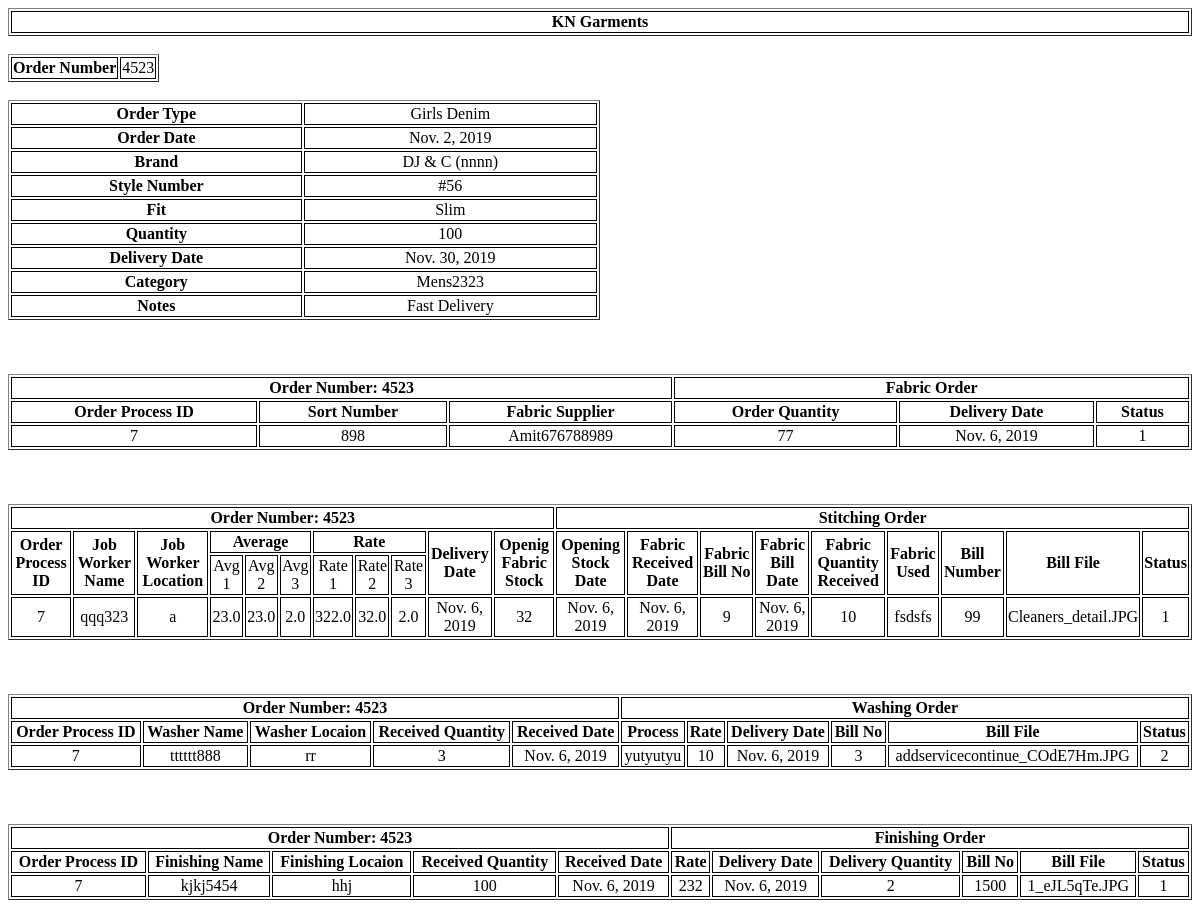
The page /order_summary/7 on the database as committed earlier.
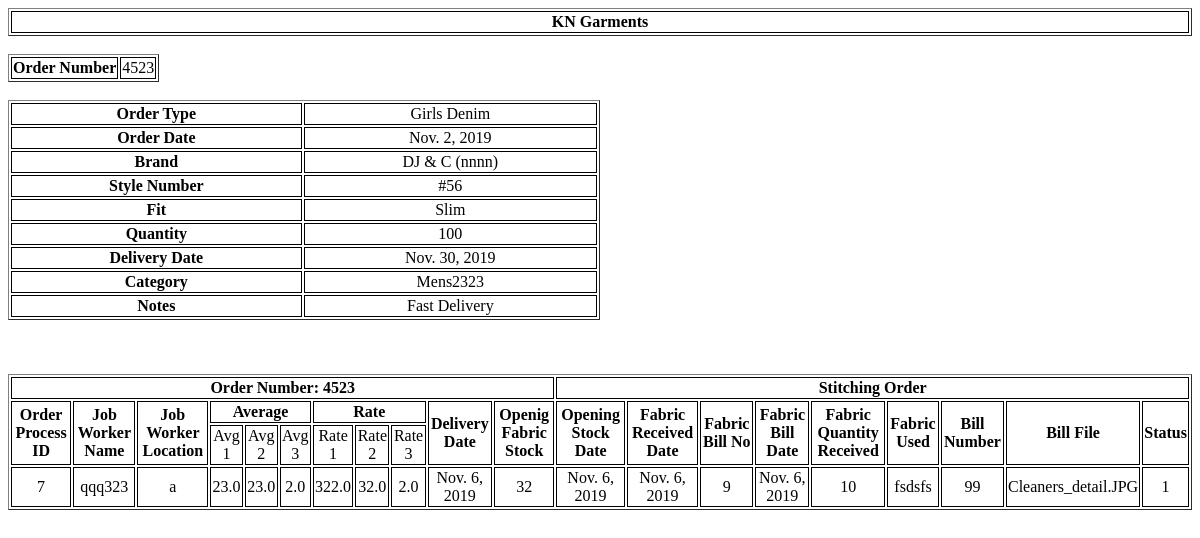
The same page on the database as committed later.
### KNGarment_Order_TrackPro_App/models.py (models this page shows, shortened)
class Orders(models.Model):
    order_order_number = models.CharField(max_length=920)
    order_order_type = models.CharField(max_length=920)
    order_order_brands = models.CharField(max_length=920)
    order_order_style_number = models.CharField(max_length=920)
    order_order_fit = models.CharField(max_length=920)
    order_order_quantity = models.IntegerField()
    order_order_date = models.DateField(default=timezone.now)
    order_delivery_date = models.DateField(default=timezone.now)
    order_order_category = models.CharField(max_length=920)
    order_fit_sample_status = models.CharField(max_length=920)
    order_fit_sample_submitted_date = models.DateField(default=timezone.now)
    order_pps_sample_status = models.CharField(max_length=920)
    order_pps_sample_submitted_date = models.DateField(default=timezone.now)
    order_order_remark = models.CharField(max_length=920,blank=True)
    order_order_date_of_entry = models.DateTimeField(default=timezone.now)
    order_client_id = models.ForeignKey(Client, on_delete = models.CASCADE,default=1)
    def __str__(self):
        return str(self.pk)
    class Meta:
        verbose_name_plural = "Orders List"
        verbose_name = "Order"

class Process(models.Model):
    Paid = 1
    Pending = 2
    PAYMENT_STATUS=((Paid,'Paid'), (Pending,'Pending'))
    process_vendor_name = models.CharField(max_length=920,blank=True)
    process_vendor_location = models.CharField(max_length=920,blank=True)
    process_received_quantity = models.IntegerField(blank=True,null=True)
    process_received_date = models.DateField(default=timezone.now)
    process_delivery_date = models.DateField(default=timezone.now)
    process_bill_number = models.IntegerField(blank=True,default=0)
    process_bill_file = models.FileField(blank=True)
    process_payment_status = models.PositiveSmallIntegerField(choices=PAYMENT_STATUS,default=Pending,blank=True)
    process_date_of_entry = models.DateTimeField(default=timezone.now)
    process_vendor_id = models.ForeignKey(Vendor, on_delete = models.CASCADE,blank=True)
    process_order_id = models.ForeignKey(Orders, on_delete=models.CASCADE,blank=True)
    process_customuser_id = models.ForeignKey(CustomUser,on_delete=models.CASCADE,default=1)
    objects = InheritanceManager()
    class Meta:
        verbose_name_plural = "Process List"
        verbose_name = "Process"

class Fabric_Order(Process):
    Fabric_Order = 1
    process_type = models.PositiveSmallIntegerField(default=Fabric_Order)
    fabric_order_sort_number = models.CharField(max_length=920)
    fabric_order_quantity = models.IntegerField(blank=True,null=True)
    class Meta:
        verbose_name_plural = "Fabric Orders List"
        verbose_name = "Fabric Order"

class Washing(Process):
    Washing = 3
    process_type = models.PositiveSmallIntegerField(default=Washing)
    washing_process_name = models.CharField(max_length=920)
    washing_rate = models.IntegerField()
    washing_order_date = models.DateField(default=timezone.now)
    washing_delivery_quantity = models.IntegerField(blank=True,null=True)
    class Meta:
        verbose_name_plural = "Washing Orders List"
        verbose_name = "Washing Order"

class Finishing(Process):
    Finishing = 4
    process_type = models.PositiveSmallIntegerField(default=Finishing)
    finishing_rate = models.IntegerField()
    finishing_delivery_quantity = models.IntegerField()
    class Meta:
        verbose_name_plural = "Finishing Orders List"
        verbose_name = "Finishing Order"

### KNGarment_Order_TrackPro_App/views.py (the view)
# urls.py: path('order_summary/<int:pk>', views.order_summary, name='order_summary'),
def order_summary(request,pk):
    order_data = {}
    one_object_of_model_order = Orders.objects.get(pk=pk)
    order_data['orders'] = one_object_of_model_order
    if Order_Mens_Or_Ladies.objects.filter(order_mens_or_ladies_order_id=pk).exists():
        order_data['order_mens_or_ladies']=Order_Mens_Or_Ladies.objects.get(order_mens_or_ladies_order_id=pk)
    if Order_Ethenic.objects.filter(order_ethenic_order_id=pk).exists():
        order_data['order_ethenic']=Order_Ethenic.objects.get(order_ethenic_order_id=pk)
    if Order_Kids.objects.filter(order_kids_order_id=pk).exists():
        order_data['order_kids_order']=Order_Kids.objects.get(order_kids_order_id=pk)
    if Fabric_Order.objects.filter(process_order_id=pk).exists():
        order_data['fabric']=Fabric_Order.objects.get(process_order_id=pk)
    if Stiching.objects.filter(process_order_id=pk).exists():
        order_data['stiching']=Stiching.objects.get(process_order_id=pk)
    if Washing.objects.filter(process_order_id=pk).exists():
        order_data['washing']=Washing.objects.get(process_order_id=pk)
    if Finishing.objects.filter(process_order_id=pk).exists():
        order_data['finishing']=Finishing.objects.get(process_order_id=pk)
    return render(request,'KNGarment_Order_TrackPro_App/summary.html',order_data)

### KNGarment_Order_TrackPro_App/templates/KNGarment_Order_TrackPro_App/summary.html (shortened to what the changed rows need)
<html>
<head>
</head>
<body>
    <table border="1px">
        <tr>
            <th style="width:1400px">KN Garments</th>
        </tr>
    </table><br>
    {% if orders %}
    <table border="1px">
        <tr>
            <th>Order Number</th>
            <td>{{orders.order_order_number}}</td>
        </tr>
    </table><br>
    <table style="width: 50%" border="1px">
        <tr>
            <th>Order Type</th>
            <td>{{orders.order_order_type}}</td>
        </tr>
        <tr>
            <th>Order Date</th>
            <td>{{orders.order_order_date}}</td>
        </tr>
        <tr>
            <th>Brand</th>
            <td>{{orders.order_order_brands}}</td>
        </tr>
        <tr>
            <th>Style Number</th>
            <td>{{orders.order_order_style_number}}</td>
        </tr>
        <tr>
            <th>Fit</th>
            <td>{{orders.order_order_fit}}</td>
        </tr>
        <tr>
            <th>Quantity</th>
            <td>{{orders.order_order_quantity}}</td>
        </tr>
        <tr>
            <th>Delivery Date</th>
            <td>{{orders.order_delivery_date}}</td>
        </tr>
        <tr>
            <th>Category</th>
            <td>{{orders.order_order_category}}</td>
        </tr>
        <tr>
            <th>Notes</th>
            <td>{{orders.order_order_remark}}</td>
        </tr>
    </table>
{% endif %}
{% if fabric %}
    <table style="width: 100%;" border="1px">
        <br><br><br>
        <tr>
            <th colspan="3">Order Number: {{orders.order_order_number}}</th>
            <th colspan="3">Fabric Order</th>
        </tr>
        <tr>
            <th>Order Process ID</th>
            <th>Sort Number</th>
            <th>Fabric Supplier</th>
            <th>Order Quantity</th>
            <th>Delivery Date</th>
            <th>Status</th>
        </tr>
        <tr>
            <td>{{fabric.process_order_id}}</td>
            <td>{{fabric.fabric_order_sort_number}}</td>
            <td>{{fabric.process_vendor_name}}</td>
            <td>{{fabric.fabric_order_quantity}}</td>
            <td>{{fabric.process_delivery_date}}</td>
            <td>{{fabric.process_payment_status}}</td>
        </tr>
    </table>
{% endif %}
{% if stiching %}
    <table style="width: 100%;" border="1px">
        <br><br><br>
        <tr>
            <th colspan="11">Order Number: {{orders.order_order_number}}</th>
            <th colspan="11">Stitching Order</th>
        </tr>
        <tr>
            <th rowspan="2">Order Process ID</th>
            <th rowspan="2">Job Worker Name</th>
            <th rowspan="2">Job Worker Location</th>
            <th colspan="3">Average</th>
            <th colspan="3">Rate</th>
            <th rowspan="2">Delivery Date</th>
            <th rowspan="2">Openig Fabric Stock</th>
            <th rowspan="2">Opening Stock Date</th>
            <th rowspan="2">Fabric Received Date</th>
            <th rowspan="2">Fabric Bill No</th>
            <th rowspan="2">Fabric Bill Date</th>
            <th rowspan="2">Fabric Quantity Received</th>
            <th rowspan="2">Fabric Used</th>
            <th rowspan="2">Bill Number</th>
            <th rowspan="2">Bill File</th>
            <th rowspan="2">Status</th>
        </tr>
        <tr>
            <td>Avg 1</td>
            <td>Avg 2</td>
            <td>Avg 3</td>
            <td>Rate 1</td>
            <td>Rate 2</td>
            <td>Rate 3</td>
        </tr>
         <tr>
            <td>{{stiching.process_order_id}}</td>
            <td>{{stiching.process_vendor_name}}</td>
            <td>{{stiching.process_vendor_location}}</td>
            <td>{{stiching.stiching_average_one}}</td>
            <td>{{stiching.stiching_average_two}}</td>
            <td>{{stiching.stiching_average_three}}</td>
            <td>{{stiching.stiching_rate_one}}</td>
            <td>{{stiching.stiching_rate_two}}</td>
            <td>{{stiching.stiching_rate_three}}</td>
            <td>{{stiching.process_delivery_date}}</td>
            <td>{{stiching.stiching_opening_fabric_stock}}</td>
            <td>{{stiching.stiching_opening_stock_date}}</td>
            <td>{{stiching.process_received_date}}</td>
            <td>{{stiching.process_bill_number}}</td>
            <td>{{stiching.stiching_fabric_bill_date}}</td>
            <td>{{stiching.process_received_quantity}}</td>
            <td>{{stiching.stiching_fabric_used}}</td>
            <td>{{stiching.stiching_fabric_bill_number}}</td>
            <td>{{stiching.process_bill_file}}</td>
            <td>{{stiching.process_payment_status}}</td>
        </tr>
    </table>
{% endif %}
{% if washing %}
    <table style="width: 100%;" border="1px">
        <br><br><br>
        <tr>
            <th colspan="5">Order Number: {{orders.order_order_number}}</th>
            <th colspan="6">Washing Order</th>
        </tr>
        <tr>
            <th>Order Process ID</th>
            <th>Washer Name</th>
            <th>Washer Locaion</th>
            <th>Received Quantity</th>
            <th>Received Date</th>
            <th>Process</th>
            <th>Rate</th>
            <th>Delivery Date</th>
            <th>Bill No</th>
            <th>Bill File</th>
            <th>Status</th>
        </tr>
        <tr>
            <td>{{washing.process_order_id}}</td>
            <td>{{washing.process_vendor_name}}</td>
            <td>{{washing.process_vendor_location}}</td>
            <td>{{washing.process_received_quantity}}</td>
            <td>{{washing.process_received_date}}</td>
            <td>{{washing.washing_process_name}}</td>
            <td>{{washing.washing_rate}}</td>
            <td>{{washing.process_delivery_date}}</td>
            <td>{{washing.process_bill_number}}</td>
            <td>{{washing.process_bill_file}}</td>
            <td>{{washing.process_payment_status}}</td>
        </tr>
    </table>
    {% endif %}
    {% if finishing %}
    <table style="width: 100%;" border="1px">
        <br><br><br>
        <tr>
            <th colspan="5">Order Number: {{orders.order_order_number}}</th>
            <th colspan="6">Finishing Order</th>
        </tr>
        <tr>
            <th>Order Process ID</th>
            <th>Finishing Name</th>
            <th>Finishing  Locaion</th>
            <th>Received Quantity</th>
            <th>Received Date</th>
            <th>Rate</th>
            <th>Delivery Date</th>
            <th>Delivery Quantity</th>
            <th>Bill No</th>
            <th>Bill File</th>
            <th>Status</th>
        </tr>
        <tr>
            <td>{{finishing.process_order_id}}</td>
            <td>{{finishing.process_vendor_name}}</td>
            <td>{{finishing.process_vendor_location}}</td>
            <td>{{finishing.process_received_quantity}}</td>
            <td>{{finishing.process_received_date}}</td>
            <td>{{finishing.finishing_rate}}</td>
            <td>{{finishing.process_delivery_date}}</td>
            <td>{{finishing.finishing_delivery_quantity}}</td>
            <td>{{finishing.process_bill_number}}</td>
            <td>{{finishing.process_bill_file}}</td>
            <td>{{finishing.process_payment_status}}</td>
        </tr>
    </table>
    {% endif %}
</body>
</html>

Rows that differ between the two databases and show on the page:
removed Process: process_order_id "7", process_vendor_name "Amit676788989", process_delivery_date "Nov. 6, 2019", process_payment_status "1"
removed Fabric_Order: fabric_order_sort_number "898", fabric_order_quantity "77"
removed Process: process_order_id "7", process_vendor_name "tttttt888", process_vendor_location "rr", process_received_quantity "3", process_received_date "Nov. 6, 2019", process_delivery_date "Nov. 6, 2019", process_bill_number "3", process_bill_file "addservicecontinue_COdE7Hm.JPG", process_payment_status "2"
removed Washing: washing_process_name "yutyutyu", washing_rate "10"
removed Process: process_order_id "7", process_vendor_name "kjkj5454", process_vendor_location "hhj", process_received_quantity "100", process_received_date "Nov. 6, 2019", process_delivery_date "Nov. 6, 2019", process_bill_number "1500", process_bill_file "1_eJL5qTe.JPG", process_payment_status "1"
removed Finishing: finishing_rate "232", finishing_delivery_quantity "2"
shown differently, row unchanged: Orders "Girls Denim": order_order_number "4523" → (not shown)
Other text that changed with them:
text no longer shown: "Order Number: Fabric Order Order Process ID Sort Number Fabric Supplier Order Quantity Delivery Date Status Order Number: Washing Order Order Process ID Washer Name Washer Locaion Received Quantity Received Date Process Rate Delivery Date Bill No Bill File Status Order Number: Finishing Order Order Process ID Finishing Name Finishing Locaion Received Quantity Received Date Rate Delivery Date Delivery Quantity Bill No Bill File Status"
